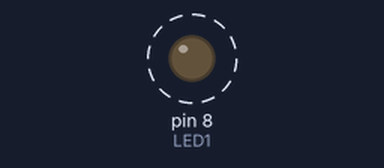
The sketch below on a simulated Arduino Uno, built with avr-gcc and run on an emulated ATmega328P. On the bench: output pins drawn as LEDs (lit = HIGH). Dashed ring = blinking.

Above: at 0.15 s.
Timing chart, 0 to 3.0 s (numbered marks = the images above):
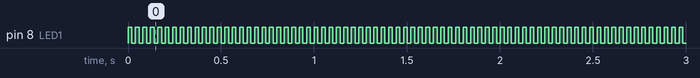

Measured:
- by itself, pin 8 (LED1): alternates HIGH for 0.02 s and LOW for 0.02 s

The sketch:

LedPWM2.1.ino
```cpp
int LED1 = 8;
int velocitat= 20;
int pwm;
void setup() {
  // put your setup code here, to run once:
pinMode (LED1,OUTPUT);
}

void loop() {
  // put your main code here, to run repeatedly:
for (pwm=0; pwm<256; pwm++);
{
  analogWrite (LED1, pwm);
  delay (velocitat);
}
for (pwm=255;pwm>-1;pwm--);
{
  analogWrite(LED1, pwm);
  delay (velocitat);
}
}
//OK
```
